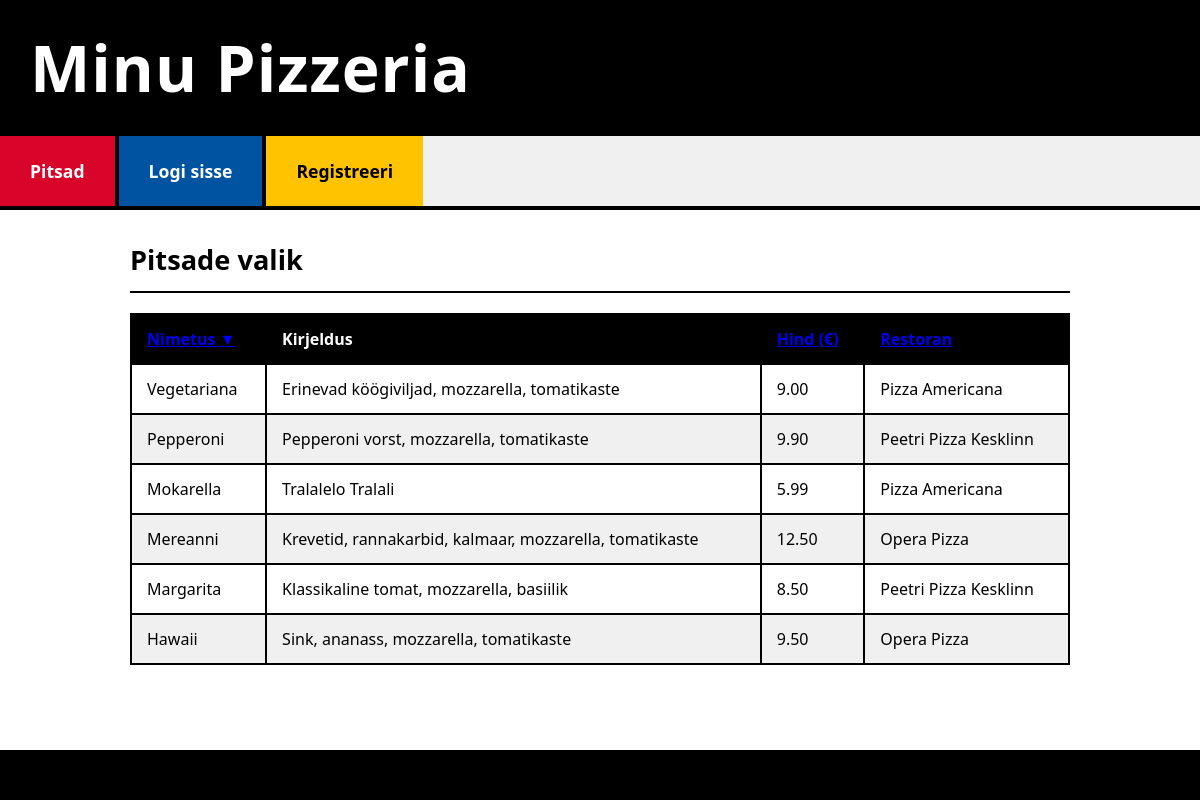
Screenshot of /ulesanne/pizzas_list.php?sort=nimetus&dir=DESC with the database file from the repository.
### tables this page shows
CREATE TABLE `pitsad` (
  `PitsaID` int(11) NOT NULL,
  `Nimetus` varchar(100) NOT NULL,
  `Kirjeldus` text DEFAULT NULL,
  `Hind` decimal(10,2) NOT NULL,
  `RestoranID` int(11) DEFAULT NULL
);

CREATE TABLE `pitsarestoranid` (
  `RestoranID` int(11) NOT NULL,
  `Nimi` varchar(255) NOT NULL,
  `Aadress` text DEFAULT NULL,
  `Telefon` varchar(50) DEFAULT NULL,
  `AvatudAlates` time DEFAULT NULL,
  `AvatudKuni` time DEFAULT NULL
);

### ulesanne/abifunktsioonid.php (called while the page is built, shortened)
<?php
function saa_koik_pitsad($sort_column = 'p.Nimetus', $sort_direction = 'ASC') {
    global $yhendus;
    $pitsad = [];
    $allowed_sort_columns = ['p.Nimetus', 'p.Hind', 'pr.Nimi'];
    $allowed_sort_directions = ['ASC', 'DESC'];
    $sql = "SELECT p.*, pr.Nimi as RestoraniNimi
            FROM pitsad p
            LEFT JOIN pitsarestoranid pr ON p.RestoranID = pr.RestoranID
            ORDER BY " . $yhendus->real_escape_string($sort_column) . " " . $yhendus->real_escape_string($sort_direction);
    $result = $yhendus->query($sql);
    if ($result->num_rows > 0) {
        while ($row = $result->fetch_assoc()) {
            $pitsad[] = $row;
        }
    }
    return $pitsad;
}
?>

### ulesanne/pizzas_list.php (the view, shortened to what this page needs)
<?php
require_once('conf3.php');
require_once('abifunktsioonid.php');
$sort_column = isset($_GET['sort']) ? $_GET['sort'] : 'p.Nimetus';
$sort_direction = isset($_GET['dir']) ? strtoupper($_GET['dir']) : 'ASC';
$allowed_get_sort_columns = [
    'nimetus' => 'p.Nimetus',
    'hind' => 'p.Hind',
    'restoran' => 'pr.Nimi'
];
if (isset($allowed_get_sort_columns[$sort_column])) {
    $db_sort_column = $allowed_get_sort_columns[$sort_column];
} else {
    $db_sort_column = 'p.Nimetus';
    $sort_column = 'nimetus';
}
$pitsad = saa_koik_pitsad($db_sort_column, $sort_direction);
require_once('header.php');
?>
    <div class="content-block">
        <h2>Pitsade valik</h2>
        <?php if (!empty($pitsad)): ?>
            <table>
                <thead>
                <tr>
                    <th>
                        <a href="pizzas_list.php?sort=nimetus&dir=<?php echo ($sort_column == 'nimetus' && $sort_direction == 'ASC') ? 'DESC' : 'ASC'; ?>">
                            Nimetus <?php if ($sort_column == 'nimetus') echo ($sort_direction == 'ASC' ? '▲' : '▼'); ?>
                        </a>
                    </th>
                    <th>Kirjeldus</th>
                    <th>
                        <a href="pizzas_list.php?sort=hind&dir=<?php echo ($sort_column == 'hind' && $sort_direction == 'ASC') ? 'DESC' : 'ASC'; ?>">
                            Hind (€) <?php if ($sort_column == 'hind') echo ($sort_direction == 'ASC' ? '▲' : '▼'); ?>
                        </a>
                    </th>
                    <th>
                        <a href="pizzas_list.php?sort=restoran&dir=<?php echo ($sort_column == 'restoran' && $sort_direction == 'ASC') ? 'DESC' : 'ASC'; ?>">
                            Restoran <?php if ($sort_column == 'restoran') echo ($sort_direction == 'ASC' ? '▲' : '▼'); ?>
                        </a>
                    </th>
                </tr>
                </thead>
                <tbody>
                <?php foreach ($pitsad as $pitsa): ?>
                    <tr>
                        <td><?php echo htmlspecialchars($pitsa['Nimetus']); ?></td>
                        <td><?php echo nl2br(htmlspecialchars($pitsa['Kirjeldus'])); ?></td>
                        <td><?php echo htmlspecialchars(number_format($pitsa['Hind'], 2)); ?></td>
                        <td><?php echo htmlspecialchars($pitsa['RestoraniNimi'] ?? 'N/A'); ?></td>
                    </tr>
                <?php endforeach; ?>
                </tbody>
            </table>
        <?php else: ?>
            <p>Hetkel ei ole ühtegi pitsat saadaval.</p>
            <?php if ($yhendus->error) echo "<p style='color:red'>Andmebaasi viga: " . htmlspecialchars($yhendus->error) . "</p>";  ?>
        <?php endif; ?>
    </div>
<?php
require_once('footer.php');
?>

### ulesanne/header.php (style rules this page uses)
* { box-sizing: border-box; margin: 0; padding: 0; }
body { font-family: 'Segoe UI', Arial, sans-serif; background-color: #E0E0E0; color: #000000; line-height: 1.5; }
.content-block { padding: 30px; border-bottom: 4px solid #000000; }
.content-block:last-child { border-bottom: none; }
.content-block h2 { font-size: 1.7em; color: #000000; margin-bottom: 20px; padding-bottom: 10px; border-bottom: 2px solid #000000; font-weight: 600; }
table { width: 100%; border-collapse: collapse; margin-top: 10px; }
th, td { border: 2px solid #000000; padding: 12px 15px; text-align: left; background-color: #FFFFFF; }
th { background-color: #000000; color: white; font-weight: 600; }
tr:nth-child(even) td { background-color: #F0F0F0; }

### rows the page displays
pitsad: Nimetus "Vegetariana", Kirjeldus "Erinevad köögiviljad, mozzarella, tomatikaste", Hind "9.00", RestoranID.Nimi "Pizza Americana"
pitsad: Nimetus "Pepperoni", Kirjeldus "Pepperoni vorst, mozzarella, tomatikaste", Hind "9.90", RestoranID.Nimi "Peetri Pizza Kesklinn"
pitsad: Nimetus "Mokarella", Kirjeldus "Tralalelo Tralali", Hind "5.99", RestoranID.Nimi "Pizza Americana"
pitsad: Nimetus "Mereanni", Kirjeldus "Krevetid, rannakarbid, kalmaar, mozzarella, tomatikaste", Hind "12.50", RestoranID.Nimi "Opera Pizza"
pitsad: Nimetus "Margarita", Kirjeldus "Klassikaline tomat, mozzarella, basiilik", Hind "8.50", RestoranID.Nimi "Peetri Pizza Kesklinn"
pitsad: Nimetus "Hawaii", Kirjeldus "Sink, ananass, mozzarella, tomatikaste", Hind "9.50", RestoranID.Nimi "Opera Pizza"
